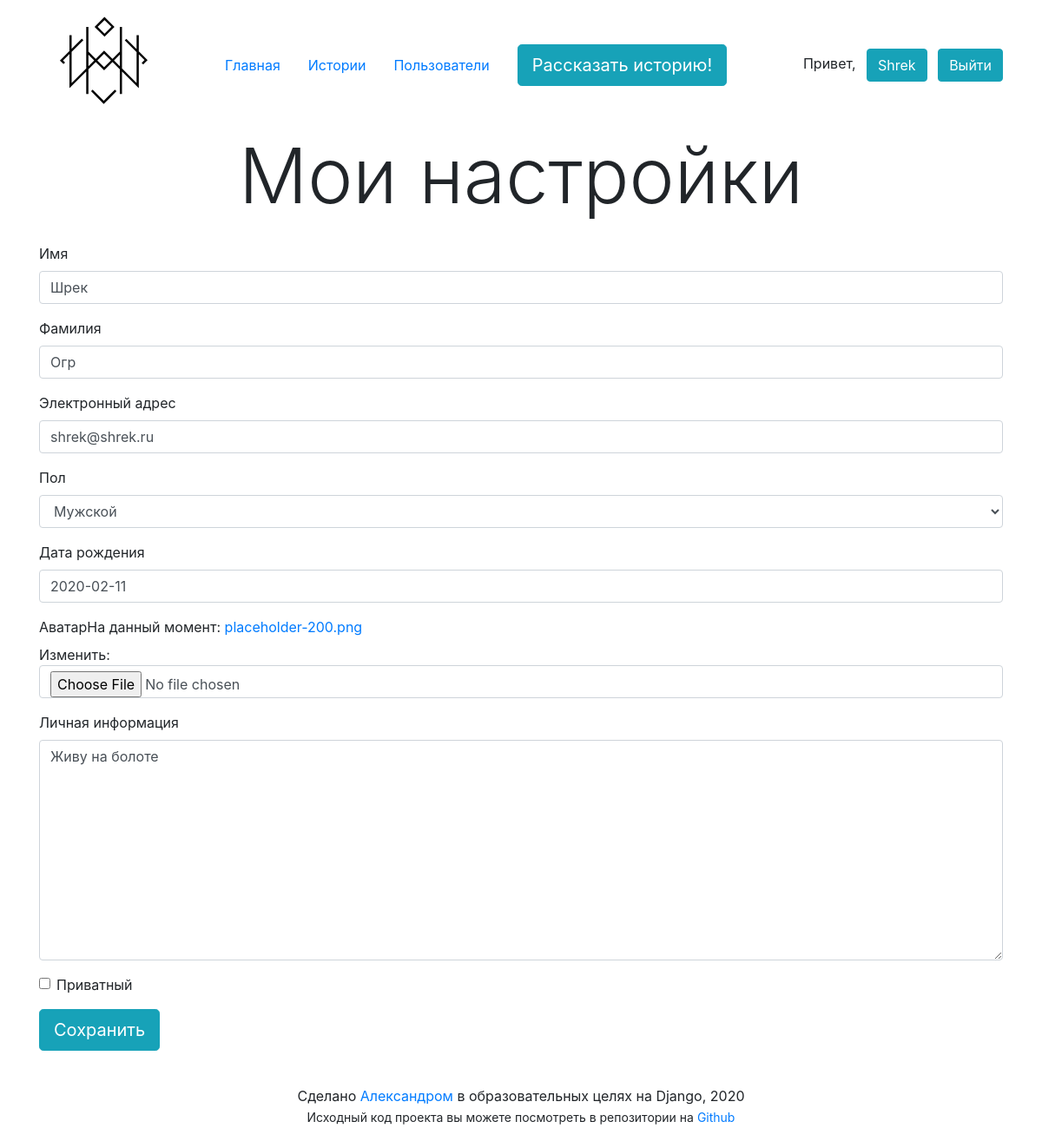
Screenshot of /settings (signed in) with the database file from the repository.
### app/models.py (models this page shows, shortened)
class Profile(models.Model):
    GENDERS = [
        ('Не указан', 'Не указан'),
        ('Мужской', 'Мужской'),
        ('Женский', 'Женский'),
    ]
    user = models.OneToOneField(User, verbose_name='Пользователь', on_delete=models.CASCADE)
    first_name = models.CharField('Имя', max_length=50)
    last_name = models.CharField('Фамилия', max_length=50)
    email = models.EmailField('Электронный адрес', max_length=50)
    image = models.ImageField('Аватар', upload_to='users/', default='placeholder-200.png')
    gender = models.CharField('Пол', choices=GENDERS, blank=False, default='Не указан', max_length=9, null=True)
    birth_date = models.DateField('Дата рождения', null=True, default=timezone.now)
    bio = models.TextField('Личная информация', max_length=1000, blank=True, default='')
    is_private = models.BooleanField('Приватный', default=False)
    class Meta:
        verbose_name = 'Профиль'
        verbose_name_plural = 'Профили'
        ordering = ['pk']

### app/views.py (the view, shortened to what this page needs)
# urls.py: path('settings', SettingsView.as_view(), name='settings'),
class SettingsView(View):
    def get(self, request):
        profile = get_object_or_404(Profile, user=request.user)
        form = SettingsForm(instance=profile)
        return render(request, 'profile_edit.html', context={'form': form})

### app/forms.py
class SettingsForm(forms.ModelForm):
    class Meta:
        model = Profile
        fields = (
            'first_name', 'last_name', 'email', 'gender', 'birth_date', 'image', 'bio', 'is_private'
        )

### app/templatetags/app_tags.py (called while the page is built)
@register.inclusion_tag('layout/base_tag.html', takes_context=True)
def nav(context, template='nav.html', page=None):
    return {'context': context, 'template': template, 'page': page}

### templates/profile_edit.html (shortened to what this page needs)
{%  extends 'layout/base.html' %}
{% load bootstrap4 %}
{% load app_tags %}
{% block nav %}
    {% nav %}
{% endblock %}
{% block h1 %}
    Мои настройки
{% endblock %}
{% block content %}
    <form method="post" enctype="multipart/form-data">
        {% bootstrap_form form %}
        <button class="btn btn-lg btn-info" type="submit">Сохранить</button>
    </form>
{% endblock %}

### templates/layout/base.html (shortened to what this page needs)
{% load bootstrap4 %}
{% load static %}
{% load app_tags %}
<!DOCTYPE html>
<html lang="ru">
<head>
    {% bootstrap_css %}
</head>
<body>
    <div class="container">
        <header class="row no-gutters align-items-center">
            <div class="">
                <img src="{% static 'app/logo.svg' %}" width="150" height="150" alt="Logo">
            </div>
            {% block nav %}{% endblock %}
            {% if user.is_authenticated or request.resolver_match.url_name != 'index' %}
            <div class="align-items-center">
                {% if user.is_authenticated %}
                <span class="mr-2">Привет,</span>
                <a href="{% url 'profile' user.username %}" class="btn btn-info mr-2">{{ user }}</a>
                <a href="{% url 'sign_out' %}" class="btn btn-info">Выйти</a>
                {% else %}
                <a href="{% url 'sign_up' %}" class="btn btn-info mr-2">Зарегистрироваться</a>
                <a href="{% url 'sign_in' %}" class="btn btn-info">Войти</a>
                {% endif %}
            </div>
        {% endif %}
        </header>
        <main class="pb-3 height-100">
            <h1 class="display-2 text-center mb-4 position-relative">{% block h1 %}{% endblock %}</h1>
            {% block content %}{% endblock %}
        </main>
        <footer class="pt-4 pb-4 text-center">
            <div>Сделано <a href="https://westerling13.github.io/">Александром</a> в образовательных целях на Django, 2020</div>
            <small>Исходный код проекта вы можете посмотреть в репозитории на <a href="https://github.com/Westerling13/social_project">Github</a></small>
        </footer>
    </div>
</body>
</html>

### rows the page displays
Profile: first_name "Шрек", last_name "Огр", email "shrek@shrek.ru", gender "Мужской", birth_date "2020-02-11", bio "Живу на болоте"

### other values shown
{{ user }} "Shrek"
